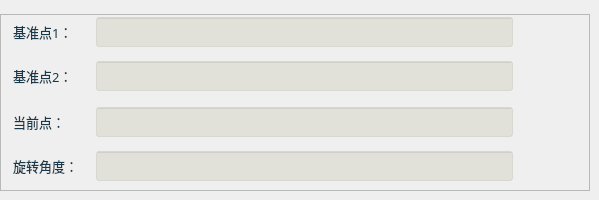
        <widget class="QWidget" name="page_2">
         <widget class="QFrame" name="frame_2">
          <property name="geometry">
           <rect>
            <x>0</x>
            <y>14</y>
            <width>590</width>
            <height>177</height>
           </rect>
          </property>
          <property name="styleSheet">
           <string notr="true"/>
          </property>
          <property name="frameShape">
           <enum>QFrame::StyledPanel</enum>
          </property>
          <property name="frameShadow">
           <enum>QFrame::Raised</enum>
          </property>
          <widget class="QPushButton" name="btnDelLinkDatumPoint2">
           <property name="geometry">
            <rect>
             <x>552</x>
             <y>48</y>
             <width>27</width>
             <height>27</height>
            </rect>
           </property>
           <property name="toolTip">
            <string>删除基准点2链接</string>
           </property>
           <property name="styleSheet">
            <string notr="true">QWidget{ border:none;border-radius: 8px;padding: 2px 4px;}
QPushButton:hover{ background-color: rgba(226, 142, 162, 100);}
QPushButton:pressed{background-color: rgba(226, 172, 162, 200);}</string>
           </property>
           <property name="text">
            <string/>
           </property>
           <property name="icon">
            <iconset resource="sub_res.qrc">
             <normaloff>:/resource/del_link.png</normaloff>:/resource/del_link.png</iconset>
           </property>
           <property name="iconSize">
            <size>
             <width>27</width>
             <height>27</height>
            </size>
           </property>
          </widget>
          <widget class="QLabel" name="label_12">
           <property name="geometry">
            <rect>
             <x>13</x>
             <y>8</y>
             <width>80</width>
             <height>19</height>
            </rect>
           </property>
           <property name="font">
            <font>
             <family>微软雅黑</family>
             <pointsize>10</pointsize>
            </font>
           </property>
           <property name="styleSheet">
            <string notr="true">color: rgba(0, 38, 56, 230);
background: transparent;</string>
           </property>
           <property name="text">
            <string>基准点1：</string>
           </property>
          </widget>
          <widget class="QLabel" name="label_13">
           <property name="geometry">
            <rect>
             <x>13</x>
             <y>52</y>
             <width>80</width>
             <height>19</height>
            </rect>
           </property>
           <property name="font">
            <font>
             <family>微软雅黑</family>
             <pointsize>10</pointsize>
            </font>
           </property>
           <property name="styleSheet">
            <string notr="true">color: rgba(0, 38, 56, 230);
background: transparent;</string>
           </property>
           <property name="text">
            <string>基准点2：</string>
           </property>
          </widget>
          <widget class="QLineEdit" name="txtLinkDatumPoint1">
           <property name="geometry">
            <rect>
             <x>96</x>
             <y>3</y>
             <width>417</width>
             <height>30</height>
            </rect>
           </property>
           <property name="font">
            <font>
             <family>微软雅黑</family>
             <pointsize>10</pointsize>
            </font>
           </property>
           <property name="toolTip">
            <string>cv::Point2f类型--标准工件(Mark)坐标点</string>
           </property>
           <property name="styleSheet">
            <string notr="true">color: rgb(0, 0, 200);
background-color: rgba(170, 170, 127,50);</string>
           </property>
           <property name="alignment">
            <set>Qt::AlignCenter</set>
           </property>
           <property name="readOnly">
            <bool>true</bool>
           </property>
          </widget>
          <widget class="QLineEdit" name="txtLinkDatumPoint2">
           <property name="geometry">
            <rect>
             <x>96</x>
             <y>47</y>
             <width>417</width>
             <height>30</height>
            </rect>
           </property>
           <property name="font">
            <font>
             <family>微软雅黑</family>
             <pointsize>10</pointsize>
            </font>
           </property>
           <property name="toolTip">
            <string>cv::Point2f类型--标准工件(Mark)绕旋转中心旋转后的坐标点</string>
           </property>
           <property name="styleSheet">
            <string notr="true">color: rgb(0, 0, 200);
background-color: rgba(170, 170, 127,50);</string>
           </property>
           <property name="alignment">
            <set>Qt::AlignCenter</set>
           </property>
           <property name="readOnly">
            <bool>true</bool>
           </property>
          </widget>
          <widget class="QPushButton" name="btnLinkDatumPoint2">
           <property name="geometry">
            <rect>
             <x>518</x>
             <y>48</y>
             <width>27</width>
             <height>27</height>
            </rect>
           </property>
           <property name="toolTip">
            <string>链接基准点2</string>
           </property>
           <property name="styleSheet">
            <string notr="true">QWidget{ border:none;border-radius: 8px;padding: 2px 4px;}
QPushButton:hover{ background-color: rgba(85, 150, 127, 100);}
QPushButton:pressed{background-color: rgba(85, 180, 127, 160);}</string>
           </property>
           <property name="text">
            <string/>
           </property>
           <property name="icon">
            <iconset resource="sub_res.qrc">
             <normaloff>:/resource/link.png</normaloff>:/resource/link.png</iconset>
           </property>
           <property name="iconSize">
            <size>
             <width>27</width>
             <height>27</height>
            </size>
           </property>
          </widget>
          <widget class="QPushButton" name="btnLinkDatumPoint1">
           <property name="geometry">
            <rect>
             <x>518</x>
             <y>4</y>
             <width>27</width>
             <height>27</height>
            </rect>
           </property>
           <property name="toolTip">
            <string>链接基准点1</string>
           </property>
           <property name="styleSheet">
            <string notr="true">QWidget{ border:none;border-radius: 8px;padding: 2px 4px;}
QPushButton:hover{ background-color: rgba(85, 150, 127, 100);}
QPushButton:pressed{background-color: rgba(85, 180, 127, 160);}</string>
           </property>
           <property name="text">
            <string/>
           </property>
           <property name="icon">
            <iconset resource="sub_res.qrc">
             <normaloff>:/resource/link.png</normaloff>:/resource/link.png</iconset>
           </property>
           <property name="iconSize">
            <size>
             <width>27</width>
             <height>27</height>
            </size>
           </property>
          </widget>
          <widget class="QPushButton" name="btnDelLinkDatumPoint1">
           <property name="geometry">
            <rect>
             <x>552</x>
             <y>4</y>
             <width>27</width>
             <height>27</height>
            </rect>
           </property>
           <property name="toolTip">
            <string>删除基准点1链接</string>
           </property>
           <property name="styleSheet">
            <string notr="true">QWidget{ border:none;border-radius: 8px;padding: 2px 4px;}
QPushButton:hover{ background-color: rgba(226, 142, 162, 100);}
QPushButton:pressed{background-color: rgba(226, 172, 162, 200);}</string>
           </property>
           <property name="text">
            <string/>
           </property>
           <property name="icon">
            <iconset resource="sub_res.qrc">
             <normaloff>:/resource/del_link.png</normaloff>:/resource/del_link.png</iconset>
           </property>
           <property name="iconSize">
            <size>
             <width>27</width>
             <height>27</height>
            </size>
           </property>
          </widget>
          <widget class="QPushButton" name="btnLinkCurrentPoint1">
           <property name="geometry">
            <rect>
             <x>518</x>
             <y>94</y>
             <width>27</width>
             <height>27</height>
            </rect>
           </property>
           <property name="toolTip">
            <string>链接当前点</string>
           </property>
           <property name="styleSheet">
            <string notr="true">QWidget{ border:none;border-radius: 8px;padding: 2px 4px;}
QPushButton:hover{ background-color: rgba(85, 150, 127, 100);}
QPushButton:pressed{background-color: rgba(85, 180, 127, 160);}</string>
           </property>
           <property name="text">
            <string/>
           </property>
           <property name="icon">
            <iconset resource="sub_res.qrc">
             <normaloff>:/resource/link.png</normaloff>:/resource/link.png</iconset>
           </property>
           <property name="iconSize">
            <size>
             <width>27</width>
             <height>27</height>
            </size>
           </property>
          </widget>
          <widget class="QPushButton" name="btnLinkRotateAngle1">
           <property name="geometry">
            <rect>
             <x>518</x>
             <y>138</y>
             <width>27</width>
             <height>27</height>
            </rect>
           </property>
           <property name="toolTip">
            <string>链接旋转角度</string>
           </property>
           <property name="styleSheet">
            <string notr="true">QWidget{ border:none;border-radius: 8px;padding: 2px 4px;}
QPushButton:hover{ background-color: rgba(85, 150, 127, 100);}
QPushButton:pressed{background-color: rgba(85, 180, 127, 160);}</string>
           </property>
           <property name="text">
            <string/>
           </property>
           <property name="icon">
            <iconset resource="sub_res.qrc">
             <normaloff>:/resource/link.png</normaloff>:/resource/link.png</iconset>
           </property>
           <property name="iconSize">
            <size>
             <width>27</width>
             <height>27</height>
            </size>
           </property>
          </widget>
          <widget class="QLabel" name="label_14">
           <property name="geometry">
            <rect>
             <x>13</x>
             <y>142</y>
             <width>80</width>
             <height>19</height>
            </rect>
           </property>
           <property name="font">
            <font>
             <family>微软雅黑</family>
             <pointsize>10</pointsize>
            </font>
           </property>
           <property name="styleSheet">
            <string notr="true">color: rgba(0, 38, 56, 230);
background: transparent;</string>
           </property>
           <property name="text">
            <string>旋转角度：</string>
           </property>
          </widget>
          <widget class="QPushButton" name="btnDelLinkRotateAngle1">
           <property name="geometry">
            <rect>
             <x>552</x>
             <y>138</y>
             <width>27</width>
             <height>27</height>
            </rect>
           </property>
           <property name="toolTip">
            <string>删除旋转角度链接</string>
           </property>
           <property name="styleSheet">
            <string notr="true">QWidget{ border:none;border-radius: 8px;padding: 2px 4px;}
QPushButton:hover{ background-color: rgba(226, 142, 162, 100);}
QPushButton:pressed{background-color: rgba(226, 172, 162, 200);}</string>
           </property>
           <property name="text">
            <string/>
           </property>
           <property name="icon">
            <iconset resource="sub_res.qrc">
             <normaloff>:/resource/del_link.png</normaloff>:/resource/del_link.png</iconset>
           </property>
           <property name="iconSize">
            <size>
             <width>27</width>
             <height>27</height>
            </size>
           </property>
          </widget>
          <widget class="QLineEdit" name="txtLinkCurrentPoint1">
           <property name="geometry">
            <rect>
             <x>96</x>
             <y>93</y>
             <width>417</width>
             <height>30</height>
            </rect>
           </property>
           <property name="font">
            <font>
             <family>微软雅黑</family>
             <pointsize>10</pointsize>
            </font>
           </property>
           <property name="toolTip">
            <string>cv::Point2f类型--工件移动后新的(Mark)坐标点</string>
           </property>
           <property name="styleSheet">
            <string notr="true">color: rgb(0, 0, 200);
background-color: rgba(170, 170, 127,50);</string>
           </property>
           <property name="alignment">
            <set>Qt::AlignCenter</set>
           </property>
           <property name="readOnly">
            <bool>true</bool>
           </property>
          </widget>
          <widget class="QLabel" name="label_15">
           <property name="geometry">
            <rect>
             <x>13</x>
             <y>98</y>
             <width>80</width>
             <height>19</height>
            </rect>
           </property>
           <property name="font">
            <font>
             <family>微软雅黑</family>
             <pointsize>10</pointsize>
            </font>
           </property>
           <property name="styleSheet">
            <string notr="true">color: rgba(0, 38, 56, 230);
background: transparent;</string>
           </property>
           <property name="text">
            <string>当前点：</string>
           </property>
          </widget>
          <widget class="QPushButton" name="btnDelLinkCurrentPoint1">
           <property name="geometry">
            <rect>
             <x>552</x>
             <y>94</y>
             <width>27</width>
             <height>27</height>
            </rect>
           </property>
           <property name="toolTip">
            <string>删除当前点链接</string>
           </property>
           <property name="styleSheet">
            <string notr="true">QWidget{ border:none;border-radius: 8px;padding: 2px 4px;}
QPushButton:hover{ background-color: rgba(226, 142, 162, 100);}
QPushButton:pressed{background-color: rgba(226, 172, 162, 200);}</string>
           </property>
           <property name="text">
            <string/>
           </property>
           <property name="icon">
            <iconset resource="sub_res.qrc">
             <normaloff>:/resource/del_link.png</normaloff>:/resource/del_link.png</iconset>
           </property>
           <property name="iconSize">
            <size>
             <width>27</width>
             <height>27</height>
            </size>
           </property>
          </widget>
          <widget class="QLineEdit" name="txtLinkRotateAngle1">
           <property name="geometry">
            <rect>
             <x>96</x>
             <y>137</y>
             <width>417</width>
             <height>30</height>
            </rect>
           </property>
           <property name="font">
            <font>
             <family>微软雅黑</family>
             <pointsize>10</pointsize>
            </font>
           </property>
           <property name="toolTip">
            <string>Double类型</string>
           </property>
           <property name="styleSheet">
            <string notr="true">color: rgb(0, 0, 200);
background-color: rgba(170, 170, 127,50);</string>
           </property>
           <property name="alignment">
            <set>Qt::AlignCenter</set>
           </property>
           <property name="readOnly">
            <bool>true</bool>
           </property>
          </widget>
         </widget>
        </widget>
